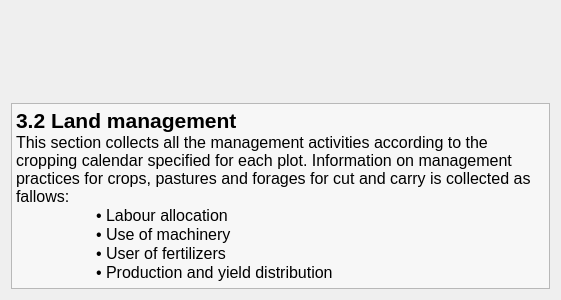
<?xml version="1.0" encoding="UTF-8"?>
<ui version="4.0">
 <class>landManagementCover</class>
 <widget class="QWidget" name="landManagementCover">
  <property name="geometry">
   <rect>
    <x>0</x>
    <y>0</y>
    <width>561</width>
    <height>300</height>
   </rect>
  </property>
  <property name="windowTitle">
   <string>Form</string>
  </property>
  <layout class="QVBoxLayout" name="verticalLayout">
   <item>
    <spacer name="verticalSpacer">
     <property name="orientation">
      <enum>Qt::Vertical</enum>
     </property>
     <property name="sizeHint" stdset="0">
      <size>
       <width>20</width>
       <height>98</height>
      </size>
     </property>
    </spacer>
   </item>
   <item>
    <widget class="QTextEdit" name="textEdit">
     <property name="palette">
      <palette>
       <active>
        <colorrole role="Base">
         <brush brushstyle="SolidPattern">
          <color alpha="127">
           <red>255</red>
           <green>255</green>
           <blue>255</blue>
          </color>
         </brush>
        </colorrole>
       </active>
       <inactive>
        <colorrole role="Base">
         <brush brushstyle="SolidPattern">
          <color alpha="127">
           <red>255</red>
           <green>255</green>
           <blue>255</blue>
          </color>
         </brush>
        </colorrole>
       </inactive>
       <disabled>
        <colorrole role="Base">
         <brush brushstyle="SolidPattern">
          <color alpha="255">
           <red>244</red>
           <green>244</green>
           <blue>244</blue>
          </color>
         </brush>
        </colorrole>
       </disabled>
      </palette>
     </property>
     <property name="autoFillBackground">
      <bool>false</bool>
     </property>
     <property name="readOnly">
      <bool>true</bool>
     </property>
     <property name="html">
      <string>&lt;!DOCTYPE HTML PUBLIC &quot;-//W3C//DTD HTML 4.0//EN&quot; &quot;http://www.w3.org/TR/REC-html40/strict.dtd&quot;&gt;
&lt;html&gt;&lt;head&gt;&lt;meta name=&quot;qrichtext&quot; content=&quot;1&quot; /&gt;&lt;style type=&quot;text/css&quot;&gt;
p, li { white-space: pre-wrap; }
&lt;/style&gt;&lt;/head&gt;&lt;body style=&quot; font-family:'Sans Serif'; font-size:12pt; font-weight:400; font-style:normal;&quot;&gt;
&lt;p style=&quot; margin-top:12px; margin-bottom:0px; margin-left:0px; margin-right:0px; -qt-block-indent:0; text-indent:0px;&quot;&gt;&lt;span style=&quot; font-size:16pt; font-weight:600;&quot;&gt;3.2 Land management&lt;/span&gt;&lt;/p&gt;
&lt;p style=&quot; margin-top:0px; margin-bottom:0px; margin-left:0px; margin-right:0px; -qt-block-indent:0; text-indent:0px;&quot;&gt;This section collects all the management activities according to the cropping calendar specified for each plot. Information on management practices for crops, pastures and forages for cut and carry is collected as fallows:&lt;/p&gt;
&lt;p style=&quot; margin-top:0px; margin-bottom:0px; margin-left:0px; margin-right:0px; -qt-block-indent:0; text-indent:0px;&quot;&gt;	• Labour allocation&lt;/p&gt;
&lt;p style=&quot; margin-top:0px; margin-bottom:0px; margin-left:0px; margin-right:0px; -qt-block-indent:0; text-indent:0px;&quot;&gt;	• Use of machinery&lt;/p&gt;
&lt;p style=&quot; margin-top:0px; margin-bottom:0px; margin-left:0px; margin-right:0px; -qt-block-indent:0; text-indent:0px;&quot;&gt;	• User of fertilizers&lt;/p&gt;
&lt;p style=&quot; margin-top:0px; margin-bottom:0px; margin-left:0px; margin-right:0px; -qt-block-indent:0; text-indent:0px;&quot;&gt;	• Production and yield distribution&lt;/p&gt;&lt;/body&gt;&lt;/html&gt;</string>
     </property>
    </widget>
   </item>
  </layout>
 </widget>
 <resources/>
 <connections/>
</ui>
